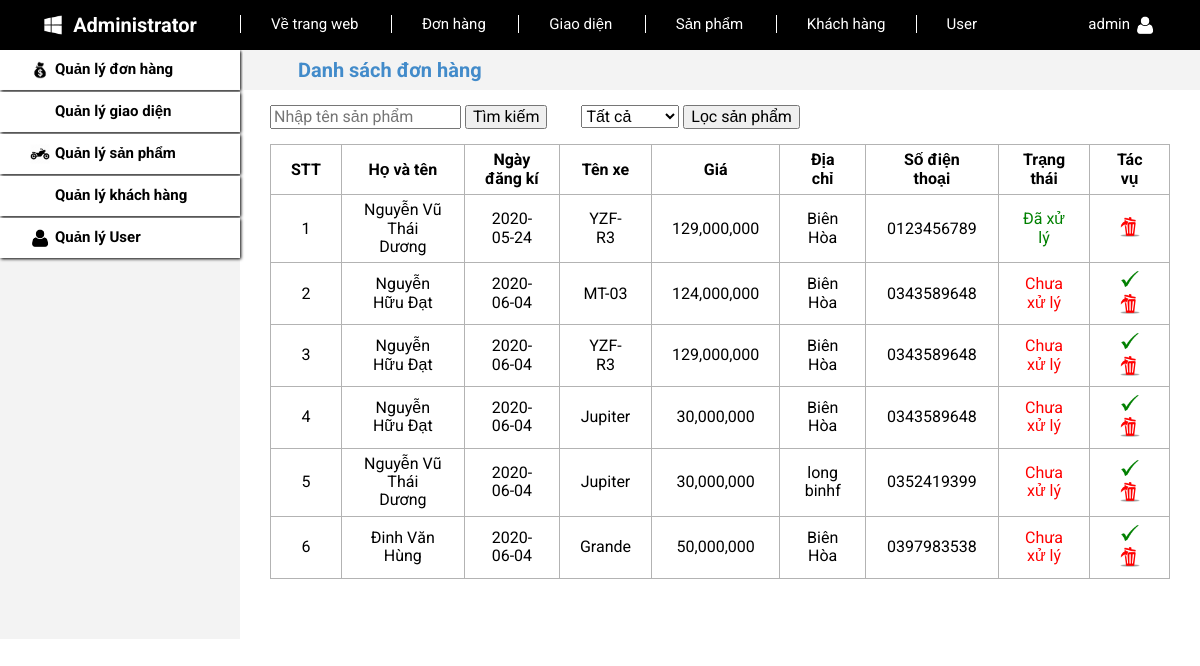
/Admin/order.php (signed in), run on the app's committed database.
### tables this page shows
CREATE TABLE `dondangki` (
  `MaDon` int(11) NOT NULL,
  `TenKH` varchar(50) NOT NULL,
  `NgayDK` date NOT NULL,
  `DiaChi` varchar(50) NOT NULL,
  `Sdt` varchar(10) NOT NULL,
  `Email` varchar(30) NOT NULL,
  `MaXe` varchar(10) NOT NULL,
  `DaXuLy` tinyint(1) NOT NULL
);

CREATE TABLE `xe` (
  `MaXe` varchar(10) NOT NULL,
  `TenXe` varchar(10) NOT NULL,
  `MaLoai` varchar(2) NOT NULL,
  `Gia` float NOT NULL,
  `HienThi` tinyint(1) NOT NULL,
  `Hinh` varchar(30) NOT NULL
);

### Admin/order.php (the view, shortened to what this page needs)
<?php
    include ('../INCLUDE/connect.php');
    include ('../INCLUDE/admin.php');
    $user = $_SESSION['user'];
    if(isset($_POST['ok']))
    {
        $timkiem = $_POST['timkiem'];
        $sql = 'SELECT dondangki.*,xe.TenXe,xe.Gia FROM dondangki, xe WHERE dondangki.MaXe = xe.MaXe and TenKH like "%'.$timkiem.'%"';
    }
    else
        $sql = 'SELECT dondangki.*,xe.TenXe,xe.Gia FROM dondangki, xe WHERE dondangki.MaXe = xe.MaXe';
?>
<!DOCTYPE html>
<html lang="en">
<head>
    <link rel="stylesheet" href="../CSS/main.css">
    <link rel="stylesheet" href="../CSS/adindex.css">
</head>
<body>
    <?php
        echo $adheader;
        if($user == 'admin')
        {
            echo '<a href="user.php" class="admin-header-center-link">User</a>';
        }
        echo $adheader1.$user.$adheader2;
        echo $adbody;
        if($user == 'admin')
        {
        echo '<a href="user.php" class="body-left-group">
                <img src="../IMG/user.png" alt="" class="body-left-group-icon">
                <span class="body-left-group-title">Quản lý User</span>
            </a>';
        }
        echo $adbody1;
    ?>
        <div class="body-main">
        	<div class="body-main-header">
                <span class="body-main-header-title">Danh sách đơn hàng</span>
            </div>
            <div class="body-main-content">
                <div class="body-main-content-header">
                    <form action="" method="post">
                        <input type="text" name="timkiem" id="timkiem" placeholder="Nhập tên sản phẩm" value="<?php if(isset($timkiem)) echo $timkiem; ?>">
                        <input type="submit" name="ok" id="ok" value="Tìm kiếm" onclick="" />
                        <select id="chon" name="chon" style = "font-size: 2rem,padding-left: 10px; margin-left: 30px">
                            <option value="all" <?php if(isset($loc)){if($loc == 'all') echo 'selected = "selected"';} ?>>Tất cả</option>
                        </select>
                        <input type="submit" name="loc" id="loc" value="Lọc sản phẩm" onclick="" />
                    </form>
                </div>
                <table class="body-main-content-table">
                    <tr>
                        <th>STT</th>
                        <th>Họ và tên</th>
                        <th>Ngày đăng kí</th>
                        <th>Tên xe</th>
                        <th>Giá</th>
                        <th>Địa chỉ</th>
                        <th>Số điện thoại</th>
                        <th>Trạng thái</th>
                        <th>Tác vụ</th>
                    </tr>
                    <?php
                        $stt = 1;
                        $rs = mysqli_query($con, $sql);
                        while ($r = mysqli_fetch_assoc($rs)){
                            $madon = $r['MaDon'];
                            $tenkh = $r['TenKH'];
                            $ngaydk = $r['NgayDK'];
                            $tenxe = $r['TenXe'];
                            $gia = $r['Gia'];
                            $gia = number_format($gia);
                            $diachi = $r['DiaChi'];
                            $sdt = $r['Sdt'];
                            $daxuly = $r['DaXuLy'];
                            if($daxuly == 0)
                                $trangthai = '<td style="color: red;">Chưa xử lý</td><td>
                                <a href="order/edit.php?id='.$madon.'"><img src="../IMG/xuly.png" alt="" class="table-img"></a>
                                <a href="order/delete.php?id='.$madon.'"><img src="../IMG/delete.png" alt="" class="table-img"></a>
                                </td>';
                            else
                                $trangthai = '<td style="color: green;">Đã xử lý</td><td>
                                <a href="order/delete.php?id='.$madon.'"><img src="../IMG/delete.png" alt="" class="table-img"></a>
                                </td>';
                            echo '<tr>
                                    <td>'.$stt.'</td>
                                    <td>'.$tenkh.'</td>
                                    <td>'.$ngaydk.'</td>
                                    <td>'.$tenxe.'</td>
                                    <td>'.$gia.'</td>
                                    <td>'.$diachi.'</td>
                                    <td>'.$sdt.'</td>'.$trangthai.'
                                </tr>';
                            $stt++;
                        }
                    ?>
                </table>
            </div>
        </div>
    </div>
</body>
</html>

### CSS/main.css (style rules this page uses)
html { line-height:1.15;-webkit-text-size-adjust:100% }
body { margin:0 }
a { background-color:transparent }
img { border-style:none }
button,input,optgroup,select,textarea { font-family:inherit;font-size:100%;line-height:1.15;margin:0 }
button,input { overflow:visible }
button,select { text-transform:none }
[type=button],[type=reset],[type=submit],button { -webkit-appearance:button }
* { box-sizing: inherit; }
html { font-size: 62.5%; font-family: 'Roboto', sans-serif; box-sizing: border-box; background-color: black; }

### CSS/adindex.css (style rules this page uses)
html { background-color: white; }
html a { text-decoration: none; }
.admin-header-center-link { color: white; font-size: 1.5rem; padding: 0 30px; border-left: white solid 1px; }
.body-main { width: 80%; }
.body-left-group { display: flex; align-items: center; height: 40px; background-color: #ffffff; margin-bottom: 2px; box-shadow: black 1px 1px 3px; }
.body-left-group-icon { width: 20px; margin: 0 5px 0 30px }
.body-left-group-title { font-size: 1.5rem; color: black; font-weight: bold; }
.body-main { margin-top: 50px; margin-bottom: 30px; }
.body-main-header { height: 40px; display: flex; background-color: #F3F3F3; align-items: center; margin-left: 3px; }
.body-main-header-title { font-size: 2rem; font-weight: bold; color: #428BCA; }
.body-main-content { width: 100%; font-size: 1.6rem; }
.body-main-content-header { display: flex; justify-content: space-between; align-items: center; padding: 15px 30px; }
.body-main-content-table { border-collapse: collapse; width: calc(100% - 60px); margin: 0 30px 30px 30px; overflow-x:auto; }
.body-main-content-table td,th { padding: 0.6rem 2rem; border: 1px solid #b3b3b3; text-align: center; }
.table-img { width: 20px; margin: 0 5px 0 5px; }

### data on the page
dondangki: TenKH "Nguyễn Vũ Thái Dương", NgayDK "2020-05-24", MaXe.TenXe "YZF-R3", MaXe.Gia "129,000,000", DiaChi "Biên Hòa", Sdt "0123456789"
dondangki: TenKH "Nguyễn Hữu Đạt", NgayDK "2020-06-04", MaXe.TenXe "MT-03", MaXe.Gia "124,000,000", DiaChi "Biên Hòa", Sdt "0343589648"
dondangki: TenKH "Nguyễn Hữu Đạt", NgayDK "2020-06-04", MaXe.TenXe "YZF-R3", MaXe.Gia "129,000,000", DiaChi "Biên Hòa", Sdt "0343589648"
dondangki: TenKH "Nguyễn Hữu Đạt", NgayDK "2020-06-04", MaXe.TenXe "Jupiter", MaXe.Gia "30,000,000", DiaChi "Biên Hòa", Sdt "0343589648"
dondangki: TenKH "Nguyễn Vũ Thái Dương", NgayDK "2020-06-04", MaXe.TenXe "Jupiter", MaXe.Gia "30,000,000", DiaChi "long binhf", Sdt "0352419399"
dondangki: TenKH "Đinh Văn Hùng", NgayDK "2020-06-04", MaXe.TenXe "Grande", MaXe.Gia "50,000,000", DiaChi "Biên Hòa", Sdt "0397983538"

### other printed values
$user "admin"
